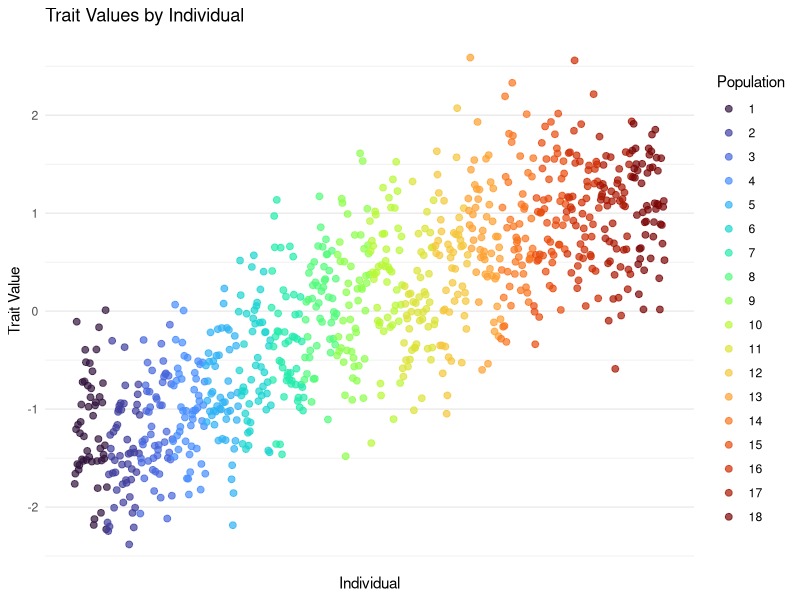
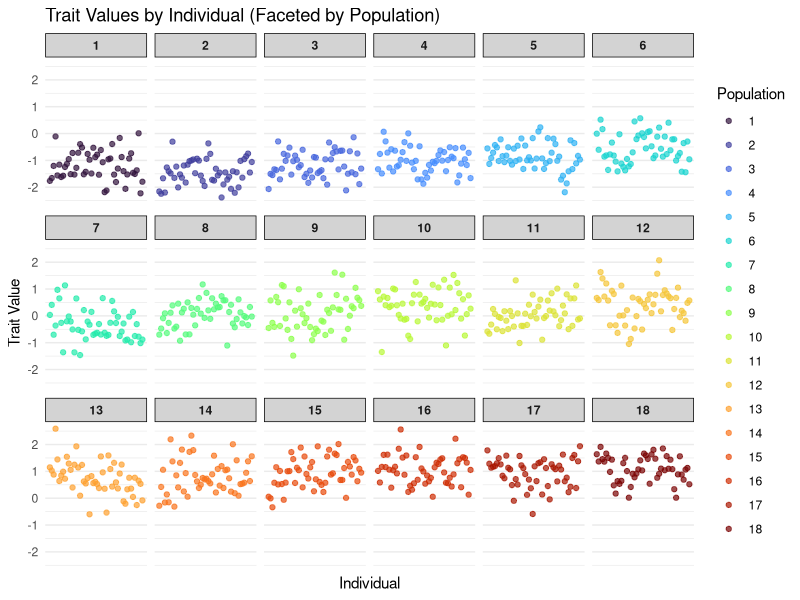
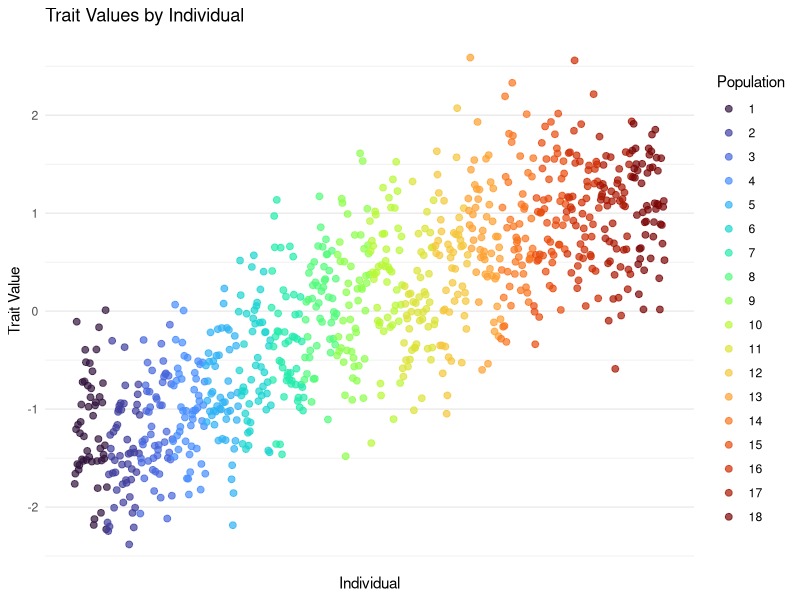
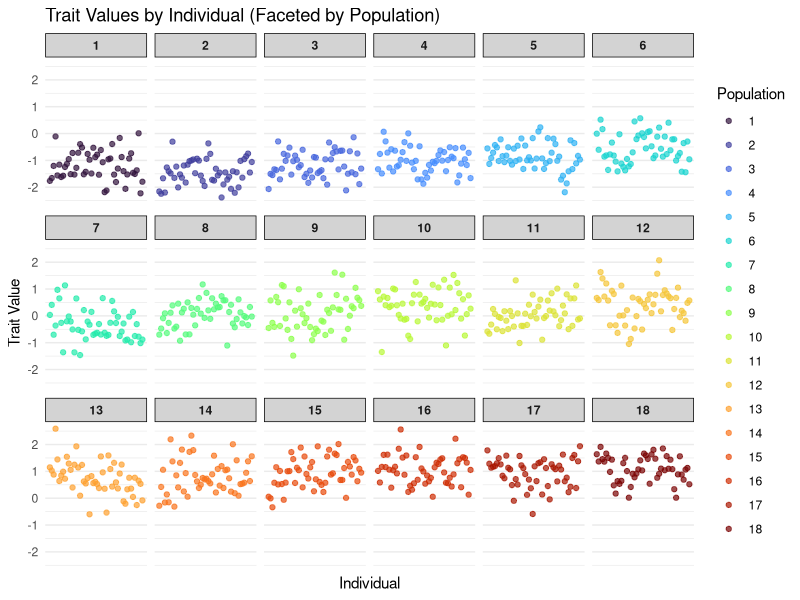

Write the R code that produced these figures, in order.

library(ggplot2)


trait_data <- read.csv("inst/extdata/vignette_trait_df_pop.csv")

p <- ggplot(trait_data, aes(x = individual, y = trait, color = factor(population))) +
  geom_point(alpha = 0.7, size = 2) +
  labs(
    title = "Trait Values by Individual",
    x = "Individual",
    y = "Trait Value",
    color = "Population"
  ) +
  theme_minimal() +
  theme(
    axis.text.x = element_blank(), 
    axis.ticks.x = element_blank(),
    panel.grid.major.x = element_blank(),
    panel.grid.minor.x = element_blank()
  ) +
  scale_color_viridis_d(option = "turbo")  


print(p)


ggsave("trait_by_population.png", plot = p, width = 12, height = 6, dpi = 300)


p2 <- ggplot(trait_data, aes(x = individual, y = trait, color = factor(population))) +
  geom_point(alpha = 0.7, size = 1.5) +
  facet_wrap(~ population, scales = "free_x", ncol = 6) +
  labs(
    title = "Trait Values by Individual (Faceted by Population)",
    x = "Individual",
    y = "Trait Value",
    color = "Population"
  ) +
  theme_minimal() +
  theme(
    axis.text.x = element_blank(),
    axis.ticks.x = element_blank(),
    panel.grid.major.x = element_blank(),
    panel.grid.minor.x = element_blank(),
    strip.background = element_rect(fill = "lightgray"),
    strip.text = element_text(face = "bold")
  ) +
  scale_color_viridis_d(option = "turbo")

print(p2)


ggsave("trait_by_population_faceted.png", plot = p2, width = 14, height = 8, dpi = 300)


cat("\nSummary statistics by population:\n")
summary_stats <- aggregate(trait ~ population, data = trait_data, 
                           FUN = function(x) c(mean = mean(x), 
                                                sd = sd(x), 
                                                min = min(x), 
                                                max = max(x)))
print(summary_stats)
